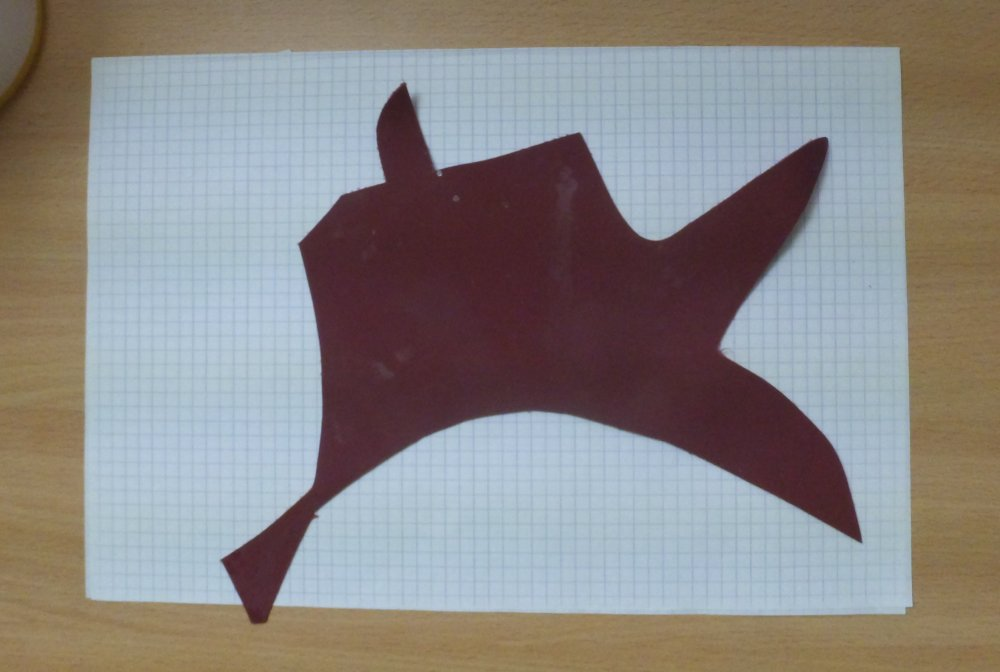
#> input picture resources/img/C0060550.jpg, 1000 x 672 px, given in place of img.bmp, which was not available
$ python ConfusionMatrix.py   (older library calls are emulated)
#> lines starting #> are read from the running program, lines starting #| are printed output that depends on the picture; after the words box and inside, x2 and y2 are one past the last pixel; in counts of white or black regions, pixels touching at a corner belong together; pictures that were not available may be replaced by others from this repository, and a replacement may not be noted
### utils/ImgLoader.py
import configparser
import cv2
from glob import glob
import configparser
from os.path import join


def __getImgPath__(configFile, parName):
    #  -- read parameters from config --
    config = configparser.ConfigParser()
    config.read(configFile)
    try:
        def configSectionMap(section):
            dict1 = {}
            options = config.options(section)
            for option in options:
                try:
                    dict1[option] = config.get(section, option)
                    if dict1[option] == -1:
                        print("skip: %s" % option)
                except:
                    print("exception on %s!" % option)
                    dict1[option] = None
            return dict1

        if (configSectionMap("default")[parName]) :
            return configSectionMap("default")[parName]
        else:
            return input('Input image dir path: ')

    # -- read parameters from input --
    except KeyError:
        return input('Input image dir path: ')
    except configparser.NoSectionError:
        return input('Input image dir path: ')


# [21 lines left out: function getImages, not called in this run]


def getParamFromConfig(parName):
    imageDirPath = __getImgPath__('config.ini', parName)
#> the answer given: resources/img/C0060550.jpg
    return imageDirPath

### ConfusionMatrix.py
import cv2
import numpy as np

from utils import ImgLoader as ld


def getThreshold(th):
    grayimg = cv2.cvtColor(img, cv2.COLOR_BGR2GRAY)
    ret, thres = cv2.threshold(grayimg, th, 255, 0)
    return thres


def resizeImage(image, winHeight) :
    size = tuple(image.shape[1::-1])
    ratio = size[0] / winHeight
    height = int(size[0] // ratio)
    width = int(size[1] // ratio)
    result = cv2.resize(image, (height, width), interpolation = cv2.INTER_CUBIC)
    return result

def printTable(data):
    names = []
    size = data.shape[0]
    i = 0
    while i < size :
        names.append('Object %s' %i)
        i = i + 1

    row_format = "{:>15}" * (len(names) + 1)
    print(row_format.format("", *names))

    for team, row in zip(names, data):
        print(row_format.format(team, *row))


def resizeImage(image, winHeight):
    size = tuple(image.shape[1::-1])
    ratio = size[0] / winHeight
    height = int(size[0] // ratio)
    width = int(size[1] // ratio)
    result = cv2.resize(image, (height, width), interpolation = cv2.INTER_CUBIC)
    return result


def createConfMatrix(img, pattern):

    #  -- count sample pixels for all objects --
    edges = cv2.Canny(pattern, 100, 200)
    patternBack = np.zeros(pattern.shape, np.uint8)
    patternBack[::] = 255

    im2, contours, hierarchy = cv2.findContours(pattern, cv2.RETR_TREE, cv2.CHAIN_APPROX_SIMPLE)
    patternObjects = []

    for cnt in contours :
        cntImg = np.zeros(pattern.shape, np.uint8)
        cv2.drawContours(cntImg, [cnt], -1, (255, 255, 255), -1)
        cv2.drawContours(patternBack, [cnt], -1, (0, 0, 0), -1)
        patternObjects.append(cntImg)

    # -- segmentation --
    key = 0
    step = 1
    th = 105
    grayimg = cv2.cvtColor(img, cv2.COLOR_BGR2GRAY)
    ret, thres = cv2.threshold(grayimg, th, 255, 0)
    cv2.imshow("thres", thres)

    while key != 13 and key != 10:

        key = cv2.waitKey()
        neddProcess = False

        if (key == 82) or (key == 0):
            th = th + step
            neddProcess = True

        elif (key == 84) or (key == 1):
            th = th - step
            neddProcess = True

        if (neddProcess) :
            grayimg = cv2.cvtColor(img, cv2.COLOR_BGR2GRAY)
            ret, thres = cv2.threshold(grayimg, th, 255, 0)
            cv2.imshow("thres", thres)


    # -- count progress --
    im2, thresContours, hierarchy = cv2.findContours(thres, cv2.RETR_TREE, cv2.CHAIN_APPROX_SIMPLE)
    searchObjects = []
    objects = []

    objectBack = np.zeros(pattern.shape, np.uint8)
    objectBack[::] = 255
    usesIndex = []


    # draw find contours and add to object collection
    for cnt in thresContours:
        area = cv2.contourArea(cnt)
        if area > 700:
            cntImg = np.zeros(pattern.shape, np.uint8)
            cv2.drawContours(objectBack, [cnt], -1, (0, 0, 0), -1)
            cv2.drawContours(cntImg, [cnt], -1, (255, 255, 255), -1)
            objects.append(cntImg)

    # associate object with patterns
    for pattern in patternObjects:
        minErr = img.shape[0] * img.shape[1]
        searchObj = np.zeros(img.shape, np.uint8)
        minIndex = 0
        index = 0

        for obj in objects:
            diff = cv2.absdiff(pattern, obj)
            errPtCount = cv2.countNonZero(diff)
            if errPtCount < minErr:
                minErr = errPtCount
                searchObj = obj
                minIndex = index

            index = index + 1

        searchObjects.append(searchObj)
        usesIndex.append(minIndex)

    # add bacground images
    objects.append(objectBack)
    searchObjects.append(objectBack)

    patternObjects.append(patternBack)
    usesIndex.append(len(objects)-1)

    # -- create confMatrix --
    confMatrix = np.zeros((len(objects), len(objects)))

    row = 0
    diffPttrnCnt = 0
    rowPtrnCnt = 0

    # проходим по всем строкам объектов
    for rowObj in objects:

        if row in usesIndex: # для текущего объекта строки ЕСТЬ соотвествующий паттерн

            # рассчитываем количесвто не правильно сеuментированных пикселей как разницу
            # между пттерном рассмариваекмого объекта и его найденым представлением
            diff = cv2.absdiff(rowObj, patternObjects[diffPttrnCnt])
            diffPttrnCnt = diffPttrnCnt + 1

            # проходим по всме объектам в строке
            cell = 0
            for cellObj in objects:
                # объекту в строке, найденому на изображении сответсвует объект реального мира
                if row == cell:
                    # рассматривается пересечение строки и столбца с одним и тем же объектом
                    # в таблицу пишутется сумма белых пикселей в соотвествующем паттерне
                    confMatrix[row][cell] = cv2.countNonZero(patternObjects[rowPtrnCnt])
                    rowPtrnCnt = rowPtrnCnt + 1
                else:
                    # рассчитываем сколько из неверно распознаных пикселей относятся к
                    # текущему найденому объекту
                    intersec = cv2.bitwise_and(diff, cellObj)
                    ptCount = cv2.countNonZero(intersec)
                    confMatrix[row][cell] = ptCount

                cell = cell + 1

        else: # для текущего объекта строки НЕТ соотвествующего паттерна

            # проходим по всме объектам в строке
            cell = 0
            pttrnCnt2 = 0
            for cellObj in objects:

                if row == cell or not cell in usesIndex:
                    # рассматривается пересечение строки и столбца с одним и тем же объектом
                    confMatrix[row][cell] = 0
                else:
                    # так как самого объекта изначально присутсвовало в реальном объекте
                    # рассматриваем сколько пикселей изображения относятся к соотвествующему паттерну
                    intersec = cv2.bitwise_and(patternObjects[pttrnCnt2], rowObj)
                    ptCount = cv2.countNonZero(intersec)
                    confMatrix[row][cell] = ptCount
                    pttrnCnt2 = pttrnCnt2 + 1

                cell = cell + 1

        row = row + 1
    return confMatrix


# ===================================================================================================


projectDir = ld.getParamFromConfig('projectdir')
imgPath = '%s/resources/img6/img.bmp' %projectDir
patternPath = '%s/resources/img6/pattern.bmp' %projectDir

img = cv2.imread(imgPath, 3)
#> img is the input picture: shape (672, 1000, 3); mean B, G, R 132.4, 134, 138.1
pattern = cv2.imread(patternPath, 0)
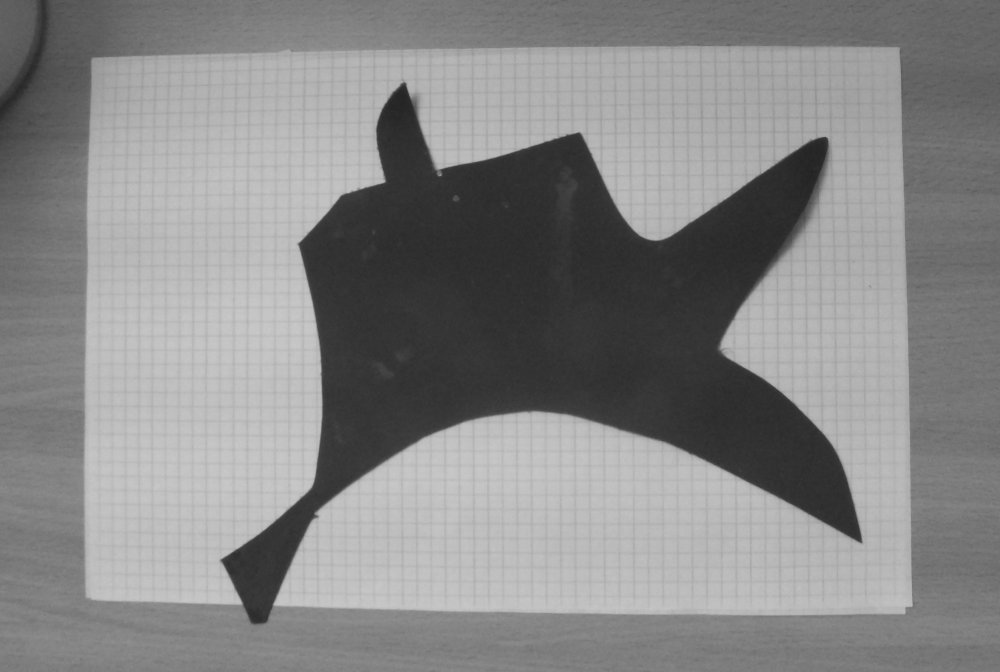
#> pattern: shape (672, 1000); min 34, max 202, mean 135.1

confMatrix = createConfMatrix(img, pattern)
#> in createConfMatrix, `edges = cv2.Canny(pattern, 100, 200)`:
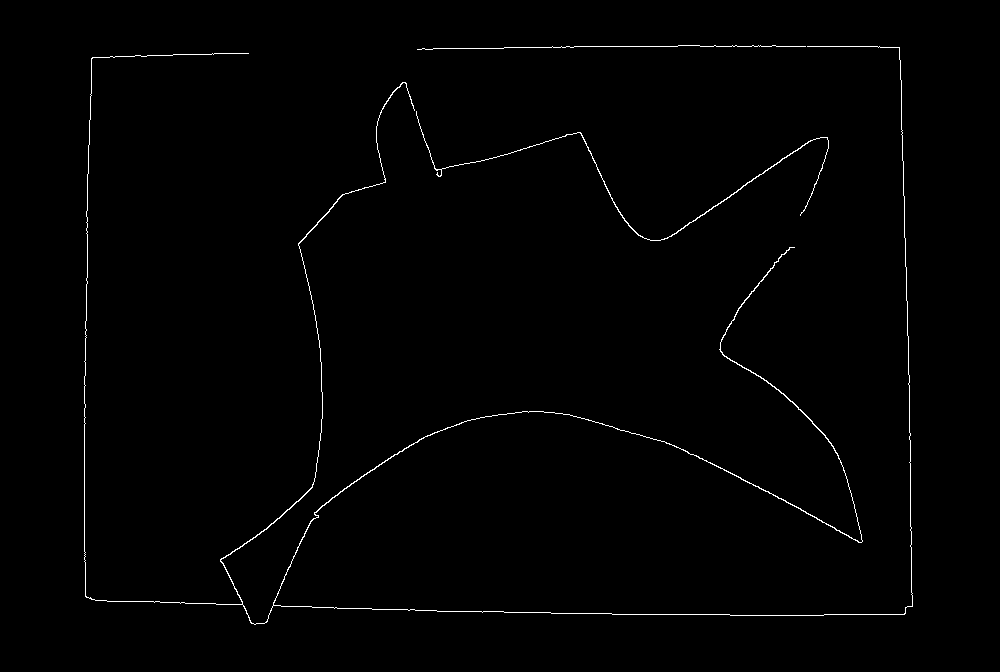
#> edges: shape (672, 1000); 0.81% white in thin lines or dots, all inside (x1, y1, x2, y2) = (84, 45, 913, 625)
#> in createConfMatrix, `im2, contours, hierarchy = cv2.findContours(pattern, cv2.RETR_TREE, cv..`: contours = [[[0, 0], [0, 671], [999, 671], [999, 0]]]
#> the loop in createConfMatrix, `for cnt in contours :` made 1 pass
#> cnt on pass 1: [[0, 0], [0, 671], [999, 671], [999, 0]]
#> after the loop in createConfMatrix, `for cnt in contours :`: cntImg: shape (672, 1000); every value is 255
#> after the loop in createConfMatrix, `for cnt in contours :`: patternBack: shape (672, 1000); every value is 0
#> after the loop in createConfMatrix, `for cnt in contours :`: patternObjects = 1 item
#> in createConfMatrix, `ret, thres = cv2.threshold(grayimg, th, 255, 0)`:
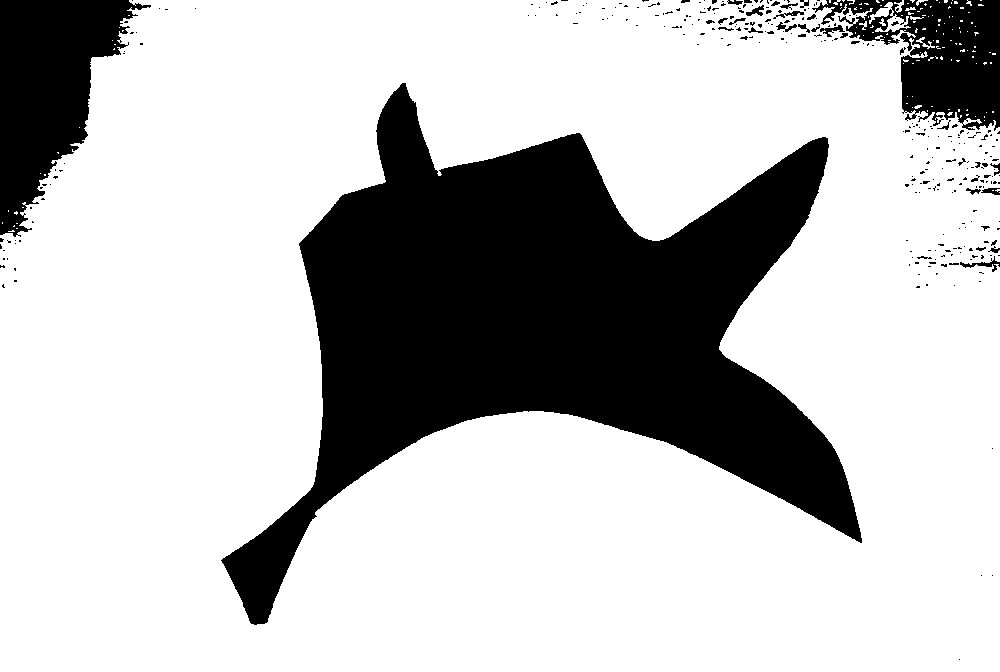
#> thres: shape (672, 1000); 74.7% white; 309 black regions (271 under 20 px)
#> in createConfMatrix, `ret, thres = cv2.threshold(grayimg, th, 255, 0)`: ret = 105
#> (key Esc is pressed here)
#> in createConfMatrix, `im2, thresContours, hierarchy = cv2.findContours(thres, cv2.RETR_TREE,..`: thresContours = 464 contours, 413 with area under 20; largest, box (x1, y1, x2, y2) and area: (0, 0, 1000, 672) 636857, (220, 82, 863, 626) 137135, (869, 2, 911, 32) 366, (819, 24, 846, 38) 150, (745, 4, 765, 17) 120
#> the loop in createConfMatrix, `for cnt in thresContours:` made 464 passes
#> area on passes 143, 321: 636857, 137135
#> after the loop in createConfMatrix, `for cnt in thresContours:`:
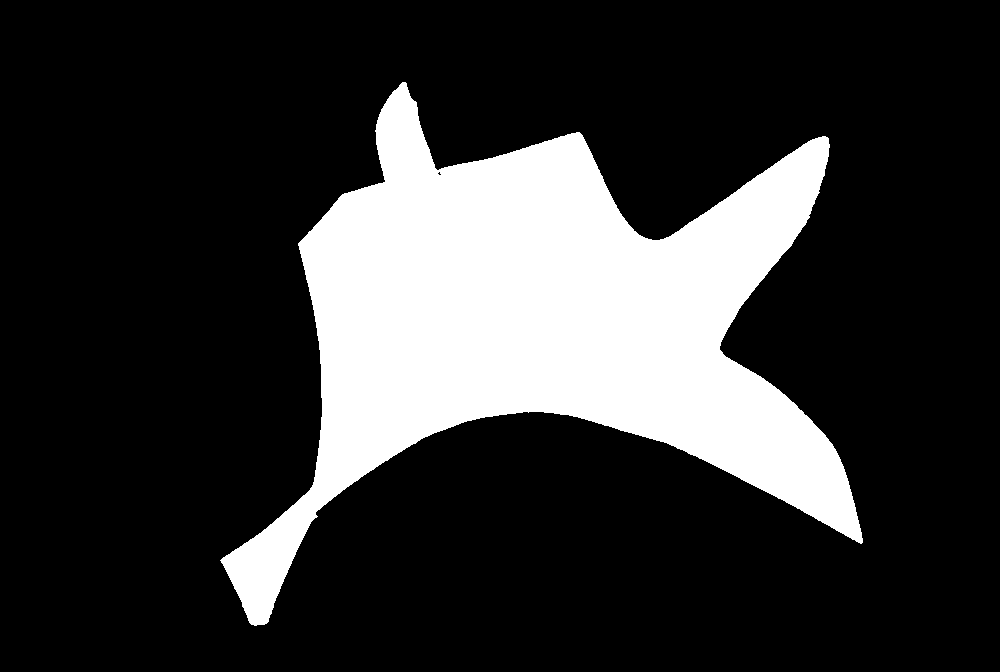
#> cntImg: shape (672, 1000); 20.6% white; 1 white region, box (x1, y1, x2, y2) and area: (220, 82, 863, 626) 138256
#> after the loop in createConfMatrix, `for cnt in thresContours:`:
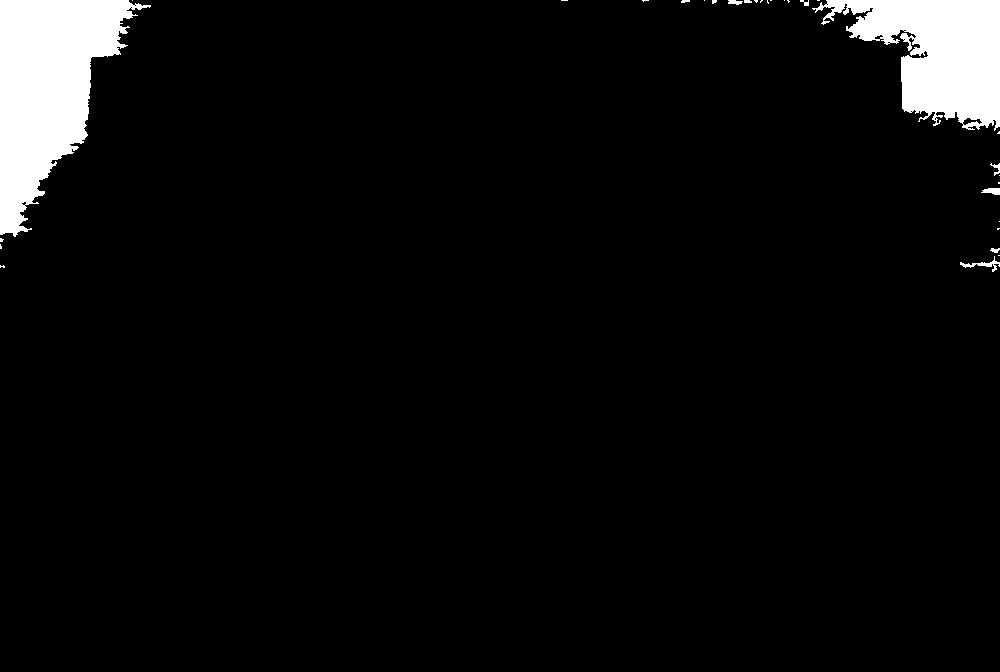
#> objectBack: shape (672, 1000); 4.9% white; 31 white regions (21 under 20 px), largest, box (x1, y1, x2, y2) and area: (0, 0, 151, 237) 18653, (812, 0, 1000, 131) 13746, (960, 256, 1000, 272) 160
#> after the loop in createConfMatrix, `for cnt in thresContours:`: objects = 2 items
#> the loop in createConfMatrix, `for pattern in patternObjects:` made 1 pass
#> after the loop in createConfMatrix, `for pattern in patternObjects:`: searchObjects = 1 item; usesIndex = [0]
#> in createConfMatrix, `confMatrix = np.zeros((len(objects), len(objects)))`: confMatrix = [[0, 0, 0], [0, 0, 0], [0, 0, 0]]
#> the loop in createConfMatrix, `for rowObj in objects: ` made 3 passes
#> diffPttrnCnt on passes 1, 3: 1, 2
#> after the loop in createConfMatrix, `for rowObj in objects:`: confMatrix = [[672000, 0, 32975], [138256, 0, 0], [0, 0, 0]]; diffPttrnCnt = 2; row = 3; rowPtrnCnt = 2
#> confMatrix = [[672000, 0, 32975], [138256, 0, 0], [0, 0, 0]]
printTable(confMatrix)
#> in printTable, `size = data.shape[0]`: size = 3
#> the loop in printTable, `while i < size :` made 3 passes
#> after the loop in printTable, `while i < size :`: names = ['Object 0', 'Object 1', 'Object 2']
#> in printTable, `row_format = "{:>15}" * (len(names) + 1)`: row_format = '{:>15}{:>15}{:>15}{:>15}'
#|                       Object 0       Object 1       Object 2
#> the loop in printTable, `for team, row in zip(names, data):` made 3 passes
#> (team, row) on passes 1 to 3: ('Object 0', [672000, 0, 32975]), ('Object 1', [138256, 0, 0]), ('Object 2', [0, 0, 0])
#|        Object 0       672000.0            0.0        32975.0
#|        Object 1       138256.0            0.0            0.0
#|        Object 2            0.0            0.0            0.0

print('--------------------------------------')

# расчет критериев сигментации
size = confMatrix.shape[0]
#> size = 3
i = 0
while i < size :
    j = 0
    Cik = 0

    while j < size :
        if i == j:
            Cik = confMatrix[i][j]
        j = j + 1
    print('Cik = %s' %Cik)

    i = i + 1
#> this loop made 3 passes
#| Cik = 672000.0
#| Cik = 0.0
#| Cik = 0.0
#> after the loop, i = 3
